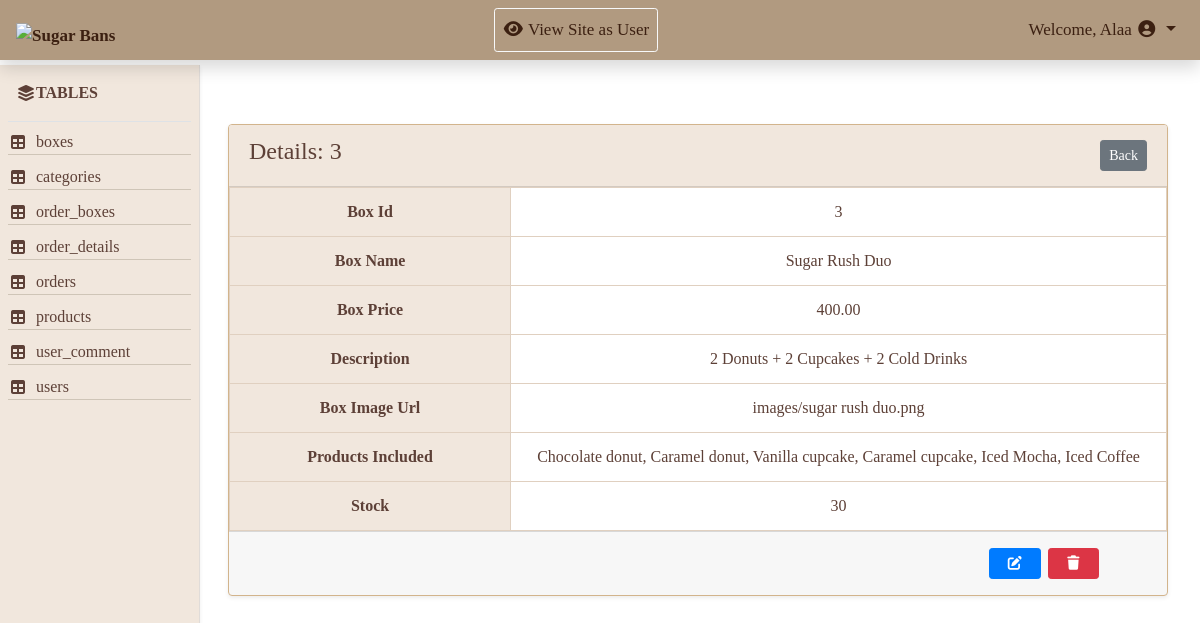
The app's page /Admin/action.php?action=show&table=boxes&id=3 with its own data.
### tables this page shows
CREATE TABLE `boxes` (
  `box_id` int(11) NOT NULL,
  `box_name` varchar(150) NOT NULL,
  `box_price` decimal(10,2) NOT NULL,
  `description` text DEFAULT NULL,
  `box_image_url` varchar(255) DEFAULT NULL,
  `products_included` text DEFAULT NULL,
  `stock` int(11) NOT NULL DEFAULT 30
);

### Admin/action.php (the view, shortened to what this page needs)
<?php
include 'includes/db/db.php';
include 'includes/temp/header.php';
include 'includes/temp/navbar.php';
?>
<div class="container-fluid">
    <div class="row">
        <?php include 'includes/temp/aside.php'; ?>
        <main class="col-md-10">
            <?php
                $action = isset($_GET['action']) ? $_GET['action'] : '';
                $table = isset($_GET['table'])  ? $_GET['table']  : '';
                $id = isset($_GET['id'])     ? $_GET['id']     : 0;
                if (!empty($table)) {
                        $stmtCol = $connect->query("SHOW COLUMNS FROM $table");
                        $primaryKey = $stmtCol->fetchColumn();
                }
                switch($action) {
                case 'show':
                    $stmt = $connect->prepare("SELECT * FROM $table WHERE $primaryKey = ?");
                    $stmt->execute([$id]);
                    $item = $stmt->fetch();
                    ?>
                    <div class="container mt-4">
                            <div class="card shadow-sm">
                                <div class="card-header d-flex justify-content-between align-items-center">
                                    <h4>Details: <?php echo $id; ?></h4>
                                    <a href="view_table.php?table=<?php echo $table; ?>" class="btn btn-sm btn-secondary">Back</a>
                                </div>
                                <table class="table mb-0">
                                     <?php foreach ($item as $key => $value){
                                        if (!is_numeric($key)){?>
                                    <tr>
                                        <th class="ps-4" style="width: 30%;"><?php echo ucwords(str_replace('_', ' ', $key)); ?></th>
                                        <td><?php echo $value ? $value : ' '; ?></td>
                                    </tr>
                                    <?php }} ?>
                                </table>
                                <div class="card-footer d-flex align-items-center py-3 m">
                                        <a href="action.php?action=edit&table=<?php echo $table; ?>&id=<?php echo $id; ?>" class="btn btn-primary btn-sm px-3"><i class="fa-solid fa-pen-to-square"></i></a>
                                        <a href="action.php?action=delete&table=<?php echo $table; ?>&id=<?php echo $id; ?>" class="btn btn-danger btn-sm px-3 mr-5" onclick= "return confirm('Are you sure you want to delete this?')"><i class="fa-solid fa-trash"></i></a>
                                </div>
                            </div>
                    </div>
                <?php
                    break;
                    ?>
                 <?php
                }
                ?>
        </main>
    </div>
</div>
<?php
include 'includes/temp/footer.php';
?>

### Admin/includes/assets/css/style.css (style rules this page uses)
* { margin: 0; padding: 0; box-sizing: border-box; }
body { font-family:Georgia, 'Times New Roman', Times, serif; }
main { margin-top: 100px; margin-left: 16.5%; padding-right:5px ; }
.table ,.card { color: #5d4037; border-color: #d2b48c; }
.table th, .table td { border: 1px solid #e0d0c0; text-align: center; }
.table th { background-color: #f1e7dd ; }
.card-header { color: #5d4037; background-color: #f1e7dd ; }
.card-footer { gap:7px; justify-content:flex-end; }

### records on screen
boxes: box_id "3", box_name "Sugar Rush Duo", box_price "400.00", description "2 Donuts + 2 Cupcakes + 2 Cold Drinks", box_image_url "images/sugar rush duo.png", products_included "Chocolate donut, Caramel donut, Vanilla cupcake, Caramel cupcake, Iced Mocha, Iced Coffee", stock "30"

### other values on screen
$tableName "boxes"
$tableName "categories"
$tableName "order_boxes"
$tableName "order_details"
$tableName "orders"
$tableName "products"
$tableName "user_comment"
$tableName "users"
$id "3"
str_replace('_', ' ', $key) "Box Id"
str_replace('_', ' ', $key) "Box Name"
str_replace('_', ' ', $key) "Box Price"
str_replace('_', ' ', $key) "Description"
str_replace('_', ' ', $key) "Box Image Url"
str_replace('_', ' ', $key) "Products Included"
